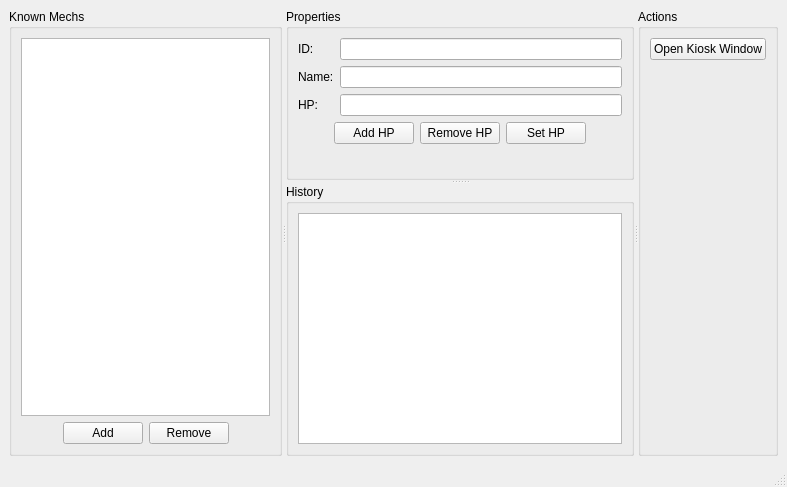
<?xml version="1.0" encoding="UTF-8"?>
<ui version="4.0">
 <class>ManagerMainWindow</class>
 <widget class="QMainWindow" name="ManagerMainWindow">
  <property name="geometry">
   <rect>
    <x>0</x>
    <y>0</y>
    <width>787</width>
    <height>487</height>
   </rect>
  </property>
  <property name="windowTitle">
   <string>mjscore Manager</string>
  </property>
  <widget class="QWidget" name="centralwidget">
   <layout class="QVBoxLayout" name="verticalLayout_4">
    <item>
     <widget class="QSplitter" name="splitter_2">
      <property name="orientation">
       <enum>Qt::Horizontal</enum>
      </property>
      <widget class="QGroupBox" name="groupBox">
       <property name="title">
        <string>Known Mechs</string>
       </property>
       <layout class="QVBoxLayout" name="verticalLayout">
        <item>
         <widget class="QListWidget" name="mechListWidget"/>
        </item>
        <item>
         <layout class="QHBoxLayout" name="horizontalLayout">
          <item>
           <spacer name="horizontalSpacer">
            <property name="orientation">
             <enum>Qt::Horizontal</enum>
            </property>
            <property name="sizeHint" stdset="0">
             <size>
              <width>40</width>
              <height>20</height>
             </size>
            </property>
           </spacer>
          </item>
          <item>
           <widget class="QPushButton" name="mechAddButton">
            <property name="text">
             <string>Add</string>
            </property>
           </widget>
          </item>
          <item>
           <widget class="QPushButton" name="mechRemoveButton">
            <property name="text">
             <string>Remove</string>
            </property>
           </widget>
          </item>
          <item>
           <spacer name="horizontalSpacer_2">
            <property name="orientation">
             <enum>Qt::Horizontal</enum>
            </property>
            <property name="sizeHint" stdset="0">
             <size>
              <width>40</width>
              <height>20</height>
             </size>
            </property>
           </spacer>
          </item>
         </layout>
        </item>
       </layout>
      </widget>
      <widget class="QSplitter" name="splitter">
       <property name="orientation">
        <enum>Qt::Vertical</enum>
       </property>
       <widget class="QGroupBox" name="groupBox_2">
        <property name="title">
         <string>Properties</string>
        </property>
        <layout class="QFormLayout" name="formLayout">
         <item row="0" column="0">
          <widget class="QLabel" name="propertiesIdLabel">
           <property name="text">
            <string>ID:</string>
           </property>
          </widget>
         </item>
         <item row="0" column="1">
          <widget class="QLineEdit" name="propertiesIdEdit"/>
         </item>
         <item row="1" column="0">
          <widget class="QLabel" name="propertiesNameLabel">
           <property name="text">
            <string>Name:</string>
           </property>
          </widget>
         </item>
         <item row="1" column="1">
          <widget class="QLineEdit" name="propertiesNameEdit"/>
         </item>
         <item row="2" column="0">
          <widget class="QLabel" name="propertiesHpLabel">
           <property name="text">
            <string>HP:</string>
           </property>
          </widget>
         </item>
         <item row="2" column="1">
          <widget class="QLineEdit" name="propertiesHpEdit"/>
         </item>
         <item row="3" column="0" colspan="2">
          <layout class="QHBoxLayout" name="horizontalLayout_2">
           <item>
            <spacer name="horizontalSpacer_3">
             <property name="orientation">
              <enum>Qt::Horizontal</enum>
             </property>
             <property name="sizeHint" stdset="0">
              <size>
               <width>40</width>
               <height>20</height>
              </size>
             </property>
            </spacer>
           </item>
           <item>
            <widget class="QPushButton" name="propertiesAddHpButton">
             <property name="text">
              <string>Add HP</string>
             </property>
            </widget>
           </item>
           <item>
            <widget class="QPushButton" name="propertiesRemoveHpButton">
             <property name="text">
              <string>Remove HP</string>
             </property>
            </widget>
           </item>
           <item>
            <widget class="QPushButton" name="propertiesSetHpButton">
             <property name="text">
              <string>Set HP</string>
             </property>
            </widget>
           </item>
           <item>
            <spacer name="horizontalSpacer_4">
             <property name="orientation">
              <enum>Qt::Horizontal</enum>
             </property>
             <property name="sizeHint" stdset="0">
              <size>
               <width>40</width>
               <height>20</height>
              </size>
             </property>
            </spacer>
           </item>
          </layout>
         </item>
        </layout>
       </widget>
       <widget class="QGroupBox" name="groupBox_3">
        <property name="title">
         <string>History</string>
        </property>
        <layout class="QVBoxLayout" name="verticalLayout_2">
         <item>
          <widget class="QPlainTextEdit" name="historyEdit"/>
         </item>
        </layout>
       </widget>
      </widget>
      <widget class="QGroupBox" name="groupBox_4">
       <property name="title">
        <string>Actions</string>
       </property>
       <layout class="QVBoxLayout" name="verticalLayout_3">
        <item>
         <widget class="QPushButton" name="openKioskAction">
          <property name="text">
           <string>Open Kiosk Window</string>
          </property>
         </widget>
        </item>
        <item>
         <spacer name="verticalSpacer">
          <property name="orientation">
           <enum>Qt::Vertical</enum>
          </property>
          <property name="sizeHint" stdset="0">
           <size>
            <width>20</width>
            <height>358</height>
           </size>
          </property>
         </spacer>
        </item>
       </layout>
      </widget>
     </widget>
    </item>
   </layout>
  </widget>
  <widget class="QMenuBar" name="menubar">
   <property name="geometry">
    <rect>
     <x>0</x>
     <y>0</y>
     <width>787</width>
     <height>20</height>
    </rect>
   </property>
  </widget>
  <widget class="QStatusBar" name="statusbar"/>
 </widget>
 <resources/>
 <connections/>
</ui>
